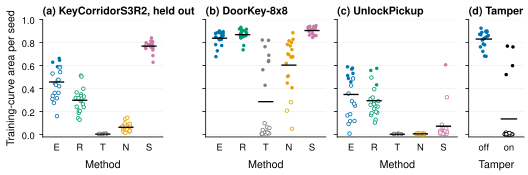

This chart was generated by the following Python code:
"""Figure 5: per-seed training-curve areas for every task and method, and for the tamper retraining.

Filled markers are solved seeds (final-window mean success >= 0.9); the bar is the seed mean.
Regenerate: python3 paper2/figs/fig5_per_seed.py (data: paper2/data/sources/s3-per-seed.csv)."""
import numpy as np
from figdata import COLORS, SHORT, SRC, rows
from orx_figstyle import TEXT, save, use_style
import matplotlib.pyplot as plt

PANELS = [("KeyCorridorS3R2", ("E", "R", "T", "N", "S"), "(a) KeyCorridorS3R2, held out"),
          ("DoorKey-8x8", ("E", "R", "T", "N", "S"), "(b) DoorKey-8x8"),
          ("UnlockPickup", ("E", "R", "T", "N", "S"), "(c) UnlockPickup"),
          ("DoorKey-8x8", ("tamper_off", "tamper_on"), "(d) Tamper")]


def main():
    use_style()
    data = rows(SRC / "s3-per-seed.csv")
    fig, axes = plt.subplots(1, 4, figsize=(TEXT, TEXT * 0.33), layout="constrained", sharey=True,
                             gridspec_kw={"width_ratios": [5, 5, 5, 2.3]})
    rng = np.random.default_rng(0)  # horizontal jitter only
    for ax, (task, methods, title) in zip(axes, PANELS):
        for i, m in enumerate(methods):
            sel = [r for r in data if r["task"] == task and r["method"] == m]
            assert len(sel) == 20, (task, m, len(sel))
            y = np.array([float(r["curve_area"]) for r in sel])
            solved = np.array([r["solved"] == "True" for r in sel])
            x = i + rng.uniform(-0.18, 0.18, len(y))
            ax.scatter(x[solved], y[solved], s=7, color=COLORS[m], linewidths=0, zorder=3)
            ax.scatter(x[~solved], y[~solved], s=7, facecolors="white", edgecolors=COLORS[m], linewidths=0.6, zorder=3)
            ax.plot([i - 0.3, i + 0.3], [y.mean()] * 2, color="black", lw=1.0, zorder=4)
        ax.set_xticks(range(len(methods)), [SHORT[m] for m in methods])
        ax.set_xlim(-0.6, len(methods) - 0.4)
        ax.set_ylim(-0.02, 1.0)
        ax.grid(axis="y", color="#eeeeee", lw=0.5)
        ax.tick_params(axis="x", length=0)
        ax.annotate(title, xy=(0, 1), xycoords="axes fraction", xytext=(0, 2), textcoords="offset points",
                    ha="left", va="bottom", fontweight="bold", fontsize=plt.rcParams["axes.labelsize"])
    axes[0].set_ylabel("Training-curve area per seed")
    for ax in axes:
        ax.set_xlabel("Method" if ax is not axes[3] else "Tamper")
    save(fig, str(SRC.parents[1] / "figs" / "fig5_per_seed"))


if __name__ == "__main__":
    main()
